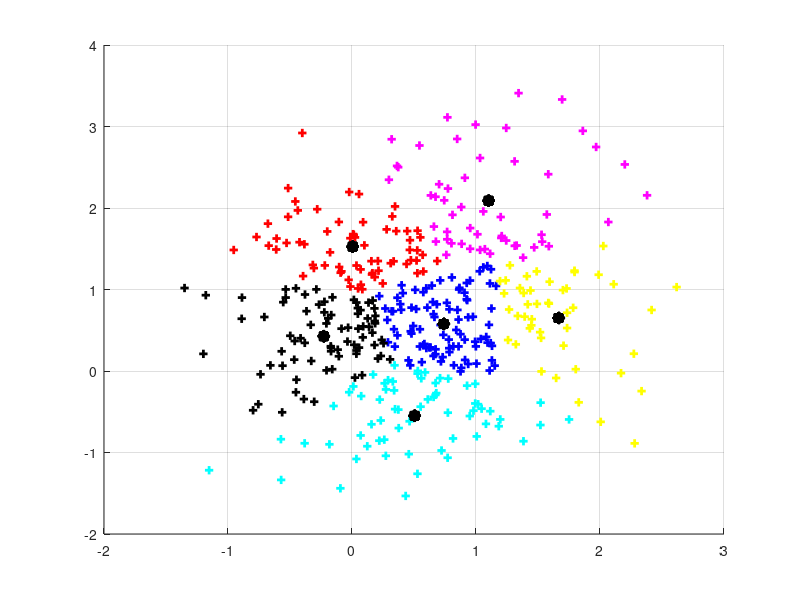

This figure's MATLAB source:
%% This code implements K-means Clustering glass dataset
%% Clear Memory & Command Window
clc
clear all
close all
%glass dataset


%% Generate Points
Sigma = [0.5 0.05; 0.05 0.5];
f1    = mvnrnd([0.5 0]  ,Sigma,100);
f2    = mvnrnd([0.5 0.5],Sigma,100);
f3    = mvnrnd([0.5 1]  ,Sigma,100);
f4    = mvnrnd([0.5 1.5],Sigma,100);
F     = [f1;f2;f3;f4];
%% K-means
K     = 6;                                            % Cluster Numbers
KMI   = 10;                                           % K-means Iteration
CENTS = F( ceil(rand(K,1)*size(F,1)) ,:);             % Cluster Centers
DAL   = zeros(size(F,1),K+2);                         % Distances and Labels
CV    = '+r+b+c+m+k+yorobocomokoysrsbscsmsksy';       % Color Vector

for n = 1:KMI
        
   for i = 1:size(F,1)
      for j = 1:K  
        DAL(i,j) = norm(F(i,:) - CENTS(j,:));      
      end
      [Distance CN] = min(DAL(i,1:K));                % 1:K are Distance from Cluster Centers 1:K 
      DAL(i,K+1) = CN;                                % K+1 is Cluster Label
      DAL(i,K+2) = Distance;                          % K+2 is Minimum Distance
   end
   for i = 1:K
      A = (DAL(:,K+1) == i);                          % Cluster K Points
      CENTS(i,:) = mean(F(A,:));                      % New Cluster Centers
      if sum(isnan(CENTS(:))) ~= 0                    % If CENTS(i,:) Is Nan Then Replace It With Random Point
         NC = find(isnan(CENTS(:,1)) == 1);           % Find Nan Centers
         for Ind = 1:size(NC,1)
         CENTS(NC(Ind),:) = F(randi(size(F,1)),:);
         end
      end
   end
   
%% Plot   
clf
figure(1)
hold on

 for i = 1:K
PT = F(DAL(:,K+1) == i,:);                            % Find points of each cluster    
plot(PT(:,1),PT(:,2),CV(2*i-1:2*i),'LineWidth',2);    % Plot points with determined color and shape
plot(CENTS(:,1),CENTS(:,2),'*k','LineWidth',7);       % Plot cluster centers
 end

hold off
grid on
pause(0.1)

end